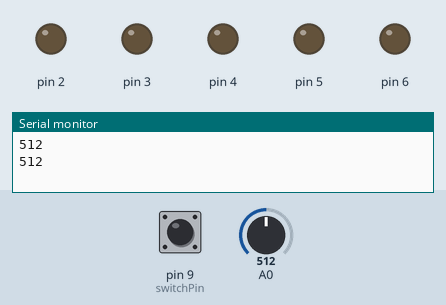
Bench run of a sketch on a simulated Arduino Uno, built with avr-gcc and run on an emulated ATmega328P. On the bench: output pins drawn as LEDs (lit = HIGH), the last lines printed to the serial monitor. Inputs (shaded band) come from the test bench; at power-on: A0 = 512, pin 9 (switchPin) LOW. Pins used as bus, display or sensor lines are not drawn.

Above: at 7.8 s.
7.9 s: A0 set to 290
At 11.4 s:
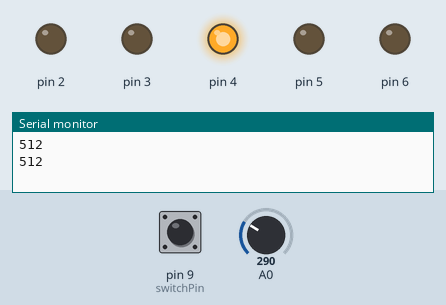
15.7 s: A0 set to 317
At 18.5 s:
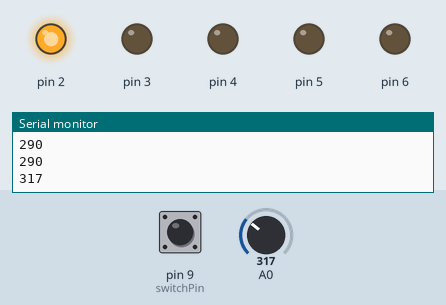
24.2 s: A0 set to 122
At 26.4 s:
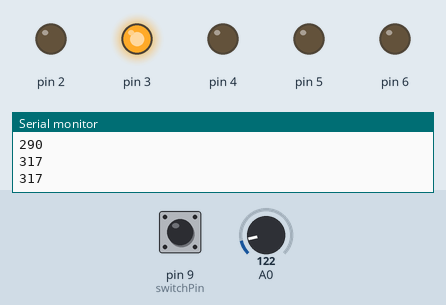
Timing chart, 0 to 31.2 s (numbered marks = the images above; inputs shaded):
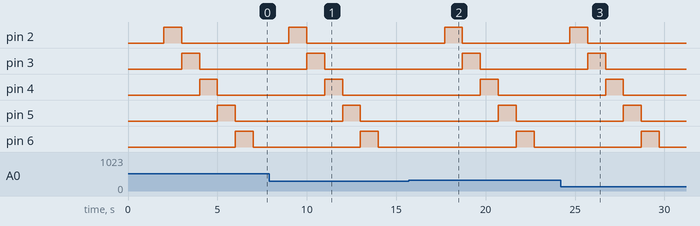

Measured:
- the behaviour switches between 300 and 301 on A0 (found by bisection; images 1 and 2)
- after the input at 15.7 s, pin 2: LOW → HIGH after 2.0 s, → LOW 1.0 s later; pin 3: LOW → HIGH after 3.0 s, → LOW 1.0 s later; pin 4: LOW → HIGH after 4.0 s, → LOW 1.0 s later; pin 5: LOW → HIGH after 5.0 s, → LOW 1.0 s later; pin 6: LOW → HIGH after 6.0 s, → LOW 1.0 s later
- after the input at 24.2 s, pin 2: goes on until 25.7 s, then stays LOW; pin 3: goes on until 26.7 s, then stays LOW; pin 4: goes on until 27.7 s, then stays LOW; pin 5: goes on until 28.7 s, then stays LOW; pin 6: goes on until 29.7 s, then stays LOW

The sketch:

19BCS4602.ino
```cpp
const int switchPin = 9;
int i,switchState = 0,an=0;
void setup()
{for(i=0;i<=6;i++)
{pinMode(i, OUTPUT); }
    pinMode(switchPin, INPUT);
 Serial.begin(9600);

}
void loop()
{an=analogRead(A0);
 Serial.println(an);
    switchState = digitalRead(switchPin);
 if(an>300)
 {if (switchState == 1)
    {for(i=0;i<=6;i++)
    {digitalWrite(i, HIGH);
        delay(500);
     digitalWrite(i, LOW);}}
     else
     {for(i=0;i<=6;i++)
     {digitalWrite(i, HIGH);
        delay(1000);
     digitalWrite(i, LOW);}
     }}}
```
